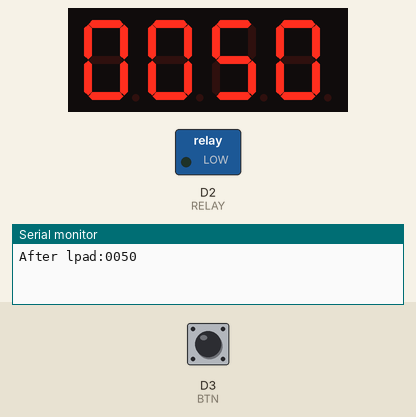
Simulated run of this sketch. Board: ESP8266 (NodeMCU). Parts: 4-digit seven-segment display, switched loads named in the sketch (green lamp = pin HIGH), the last lines printed to the serial monitor. Inputs (shaded band) come from the test bench; at power-on: D3 (BTN) LOW.

Above: at 0.22 s.
At 0.86 s:
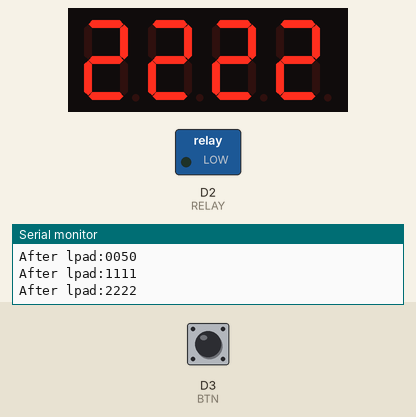
At 1.51 s:
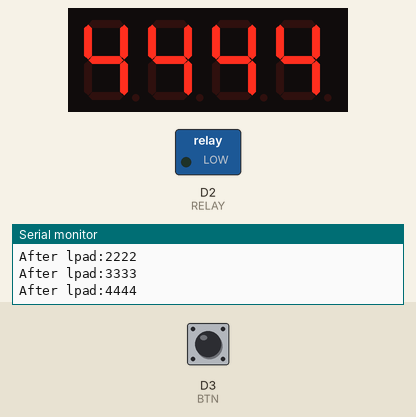
At 2.16 s:
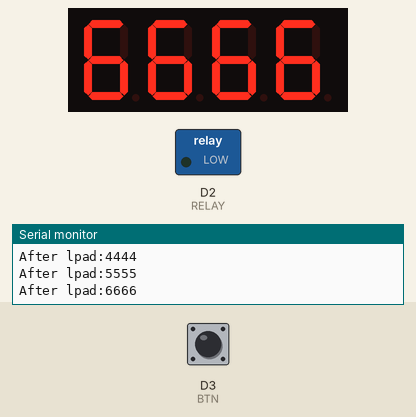
At 3.0 s:
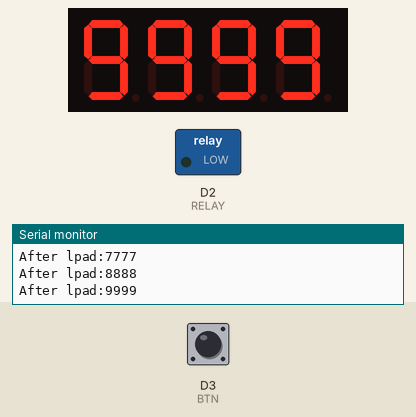
At 3.6 s:
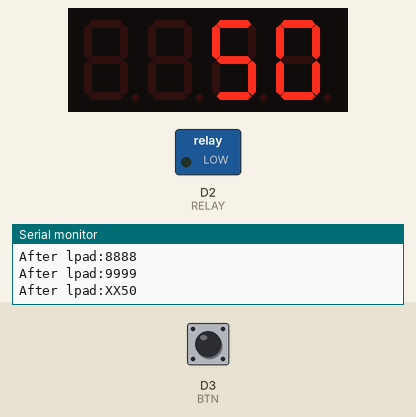

The sketch:

welding_timer.ino
```cpp
/*
 * Welding Timer 焊接機 V0.1
 * Release Date: 2021-03-30
 * By 羽山秋人 (https://3wa.tw)
 * GitHub: https://github.com/shadowjohn/mywelding_timer
 *
 * 接腳參考
   #define CLK D0   (TM1637 4 Digital Display)
   #define DIO D1   (TM1637 4 Digital Display)
   #define RELAY D2 (接焊接繼電器)
   #define BTN D3   (焊接按鈕)
   #define A0       (可變電阻)
*/
//get VCC Voltage
// From : https://www.reddit.com/r/esp8266/comments/9ubypi/how_do_i_use_the_espgetvcc_correctly/
//ADC_MODE(ADC_VCC)
//int batterylevel;

//數位模組 Grove_4Digital_Display
#include <TM1637.h>

#define CLK D0 //pins definitions for TM1637 and can be changed to other ports
#define DIO D1 //給 4 Digit-Display TM1637 使用
#define RELAY D2 //繼電器接角
#define BTN D3 //焊接按鈕
long steps = 0;
long steps_btn = 0;
int analogPin = A0;
int weldingTime = 50;
float R1 = 1000; //R1 是參考電阻 (1KΩ)
float R2 = 0; //記錄 可變電阻值，如 0Ω~10000Ω (0~10K)

TM1637 tm1637(CLK,DIO); //定義顯示器變數
//int sleep_step = 50; //最少，最多1000(ms) 50 100 150 200 ...
bool isUpClick = true; //是否曾放開按鈕
bool isBooting = true;
bool isWelding = false;
void setup() {
  // put your setup code here, to run once:
  Serial.begin(115200);
  pinMode(RELAY,OUTPUT);
  pinMode(BTN,INPUT);
  digitalWrite(RELAY,LOW); //一開始不work
  // 4 Digit-Display
  tm1637.init();
  tm1637.set(2); //BRIGHT_TYPICAL = 2,BRIGHT_DARKEST = 0,BRIGHTEST = 7;，數值越大，越亮
  //回歸零
  tm1637.display(0,-1); //-1 for blank
  tm1637.display(1,-1); //-1 for blank
  tm1637.display(2,-1); //-1 for blank
  tm1637.display(3,0);
}
void updateR2(){
  //取得目前可變電阻姿態，將電阻值存到 R2
  //batterylevel = ESP.getVcc();
  //本來想用ESP.getVcc 來取得電壓，但一寫就當，幹
  int raw = analogRead(analogPin);
  float Vin = 5.0;//batterylevel /1000.0; //5.0;
  if(raw)
  {
    float buffer= raw * Vin;
    //Serial.print("Vin:");
    //Serial.println(Vin);
    //Serial.print("raw:");
    //Serial.println(raw);

    float Vout = (buffer)/1350.0; //1350 是常數嗎@_@?
    buffer= (Vin/Vout) -1;
    R2 = R1 * buffer;
    //Serial.print("Vout: ");
    //Serial.println(Vout);
    //Serial.print("R2: ");
    //Serial.println(R2);
    //delay(200);
    R2 = R2 - (int(R2) % 50); //55->50  132->100
  }

}
void diaplayOnLed(int show_rpm,bool fill_zero=false)
{
  //將轉速，變成顯示值
  //只顯示 萬千百十
  //如果要顯示 千百十個，就不用除了
  //太多數位有點眼花
  weldingTime = show_rpm;
  if(!isBooting)
  {
    int lowV=2200;
    int maxV=7400;

    show_rpm = (show_rpm < lowV)?lowV:show_rpm;
    show_rpm = (show_rpm > maxV)?maxV:show_rpm;
    weldingTime = map(show_rpm, lowV, maxV, 50, 1000);
    if( weldingTime != 50 )
    {
      weldingTime = weldingTime -(weldingTime%100);
    }
  }
  weldingTime = (weldingTime<=50)?50:weldingTime;

  String rpm_str = String(weldingTime); //  /10
  if(rpm_str.length()<=3)
  {
    if(fill_zero==true)
    {
      rpm_str = lpad(rpm_str,4,"0"); // 變成如 "0000"
    }
    else
    {
      rpm_str = lpad(rpm_str,4,"X"); // 變成如 "XXX0"
    }

  }
  Serial.print("\nAfter lpad:");
  Serial.println(rpm_str);
  for(int i=0;i<4;i++)
  {
      if(rpm_str[i]=='X')
      {
        tm1637.display(i,-1); //-1 代表 blank 一片黑
      }
      else
      {
        // Serial.println(rpm_str[i]);
        // 腦包直接轉回 String 再把單字轉 int
        // From : https://www.arduino.cc/en/Tutorial.StringToIntExample
        tm1637.display(i,String(rpm_str[i]).toInt());
      }
  }
}
String lpad(String temp , byte L , String theword){
  //用來補LED左邊的空白
  byte mylen = temp.length();
  if(mylen > (L - 1))return temp.substring(0,L-1);
  for (byte i=0; i< (L-mylen); i++)
    temp = theword + temp;
  return temp;
}
void runTest(){
  //開機後，0000~9999 一次
  for(int i=0;i<=9999;i+=1111)
  {
    diaplayOnLed(i,true);
    delay(300);
  }
  delay(300);
  diaplayOnLed(0,false);
}

void loop() {
  /*batterylevel = ESP.getVcc();
  if(batterylevel <= 2170){
    Serial.print("\nBatterylevel: ");
    Serial.println(batterylevel);
    ESP.deepSleep(0);
  }
  Serial.print("\nBatterylevel:");
  Serial.println(batterylevel);
  */
  if(isBooting)
  {
    //開機自動run 0000~9999
    runTest();
    isBooting=false;
  }

  //updateR2();
  steps++;
  steps%=40000;
  if(steps==0)
  {
    //當step 為整數0，才detect 一次電阻顯示到 LED 就好
    updateR2();
    diaplayOnLed(int(R2),false); //顯示到 LED
  }
  //偵測按鈕是否按下
  //Serial.print("\ndigitalRead(BTN):");
  //Serial.println(digitalRead(BTN));
  //Serial.print("\nmillis()-steps_btn:");
  //計數到 25000 才能執行一次焊接
  //25000是在作防按鈕彈跳
  steps_btn++;
  steps_btn = (steps_btn>=25000)?25000:steps_btn;

  //Serial.print("\nsteps_btn:");
  //Serial.println(steps_btn);
  //25000 是用來去除彈跳的寫法
  if( digitalRead(BTN) == HIGH && isUpClick == true && steps_btn >= 25000 )
  {
    //按下按鈕後，開始焊接
    isUpClick = false;
    isWelding = true;
    digitalWrite(RELAY,HIGH); //焊接開始
    delay(weldingTime);
    digitalWrite(RELAY,LOW);
    //Serial.println("Done Welding...");
    //Serial.println("Done Welding...");
    //Serial.println("Done Welding...");
    isWelding = false;
    steps_btn = 0;
  }
  if(digitalRead(BTN)==LOW)
  {
    //放開按鈕，計數器收置
    isUpClick = true;
    steps_btn = 0;
  }
}
```

Measured:
- what the display in image 4 shows lasts 0.6 s, from 3.0 s to 3.6 s
